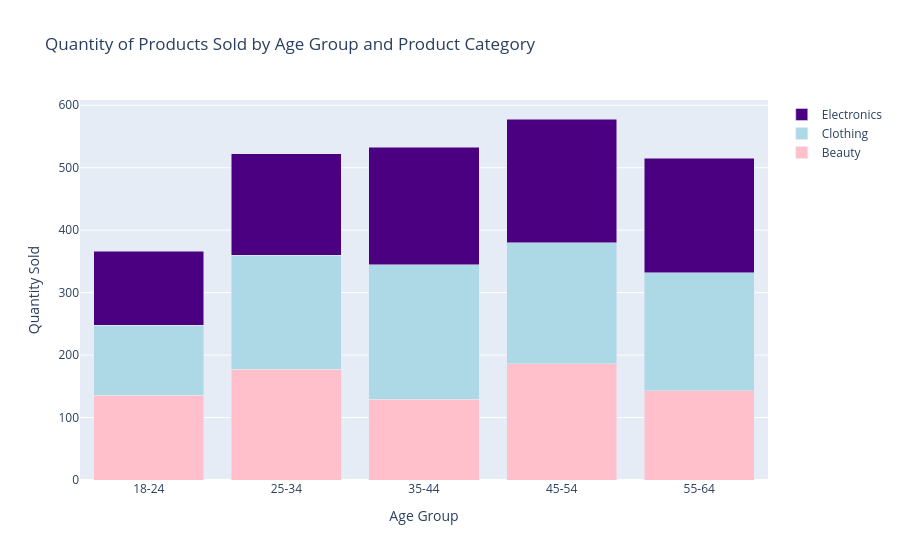

Source (notebook cell):
### Code cell
# Create a stacked bar chart to visualize the quantity of products sold by age group and product category
graph = go.Figure()

graph.add_trace(
    go.Bar(
        name= "Beauty",
        x= agegrp_pivot['age_group'], 
        y= agegrp_pivot['Beauty'],
        marker_color= "pink", 
    )
)

graph.add_trace(
    go.Bar(
        name= "Clothing",
        x= agegrp_pivot['age_group'], 
        y= agegrp_pivot['Clothing'],
        marker_color= "lightblue", 
    )
)

graph.add_trace(
    go.Bar(
        name= "Electronics",
        x= agegrp_pivot['age_group'],
        y= agegrp_pivot['Electronics'],
        marker_color= "indigo", 
    )
)

graph.update_layout(
    title= "Quantity of Products Sold by Age Group and Product Category",
    xaxis_title= "Age Group",
    yaxis_title= "Quantity Sold",
    barmode= "stack"
)
graph.show()

### Figure 1 — Plotly figure (JSON) as saved in the notebook; plotly's stock layout.template omitted (floating-point values rounded to 4 significant figures)
{"data": [{"marker": {"color": "pink"}, "name": "Beauty", "type": "bar", "x": ["18-24", "25-34", "35-44", "45-54", "55-64"], "y": [136, 177, 129, 186, 143]}, {"marker": {"color": "lightblue"}, "name": "Clothing", "type": "bar", "x": ["18-24", "25-34", "35-44", "45-54", "55-64"], "y": [112, 183, 216, 194, 189]}, {"marker": {"color": "indigo"}, "name": "Electronics", "type": "bar", "x": ["18-24", "25-34", "35-44", "45-54", "55-64"], "y": [118, 162, 188, 198, 183]}], "layout": {"barmode": "stack", "title": {"text": "Quantity of Products Sold by Age Group and Product Category"}, "xaxis": {"title": {"text": "Age Group"}}, "yaxis": {"title": {"text": "Quantity Sold"}}}}
